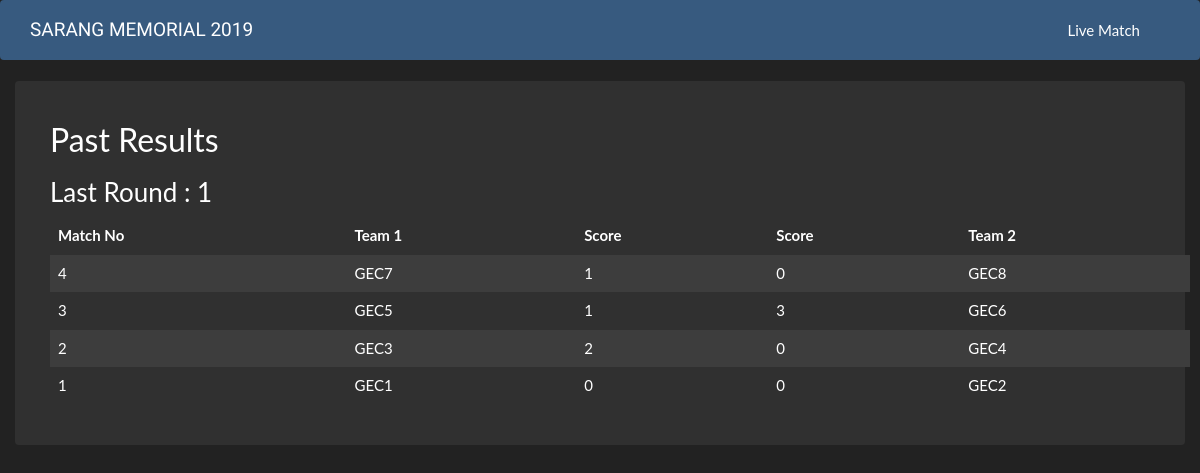
Before: /results/ with the older database file.
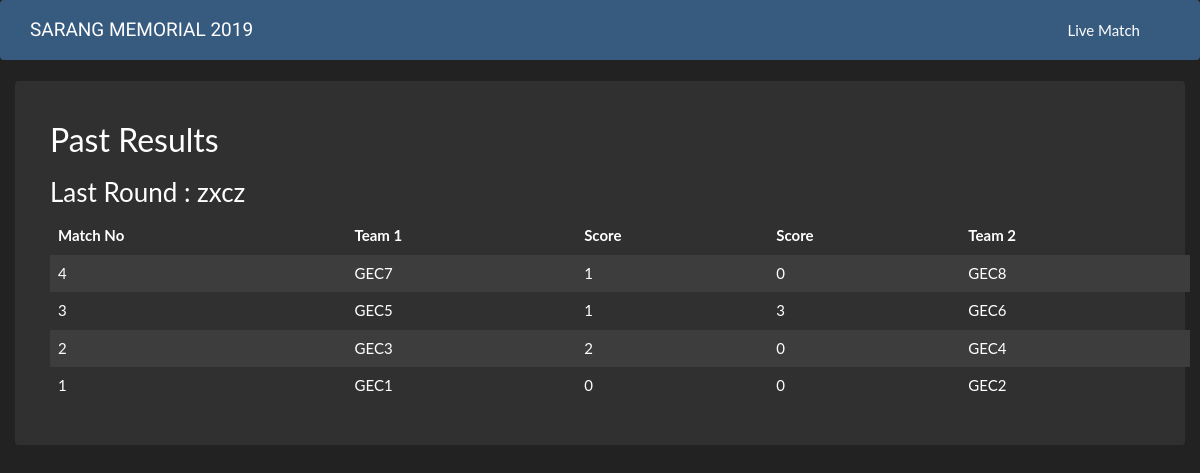
After: the same page with the newer database file.
### score/models.py (models this page shows, shortened)
class Match(models.Model):
    match_num=models.IntegerField()
    round=models.TextField(blank=False)
    t1=models.TextField(blank=False)
    t1_score=models.IntegerField(default=0)
    t2=models.TextField(blank=False)
    t2_score=models.IntegerField(default=0)

### score/views.py (the view)
# urls.py: path('results/', views.Results_list, name='Result'),
def Results_list(request):
    match=Match.objects.order_by('-id')[2:]
    curr=match[0]
    return render(request, 'results.html', {'match':match,'curr':curr})

### score/templates/results.html (shortened to what this page needs)
{% extends "base.html" %}
{% load static i18n %}
{% block content %}
<div class="container">
  <h2>Past Results</h2>
<h3>Last Round : {{curr.round}}</h3>
  <table class="table table-striped table-hover ">
  <thead>
    <tr>
      <th>Match No</th>
      <th>Team 1</th>
      <th>Score</th>
      <th>Score</th>
      <th>Team 2</th>
    </tr>
  </thead>
  <tbody>
    {% for m in match %}
      <tr>
      <td>{{m.match_num}}</td>
      <td>{{m.t1}}</td>
      <td>{{m.t1_score}}</td>
      <td>{{m.t2_score}}</td>
      <td>{{m.t2}}</td>
    </tr>
    {% endfor %}
  </tbody>
</table>
</div>
{% endblock content %}

Changed rows visible on the page:
changed Match "GEC7": round "1" → "zxcz"
